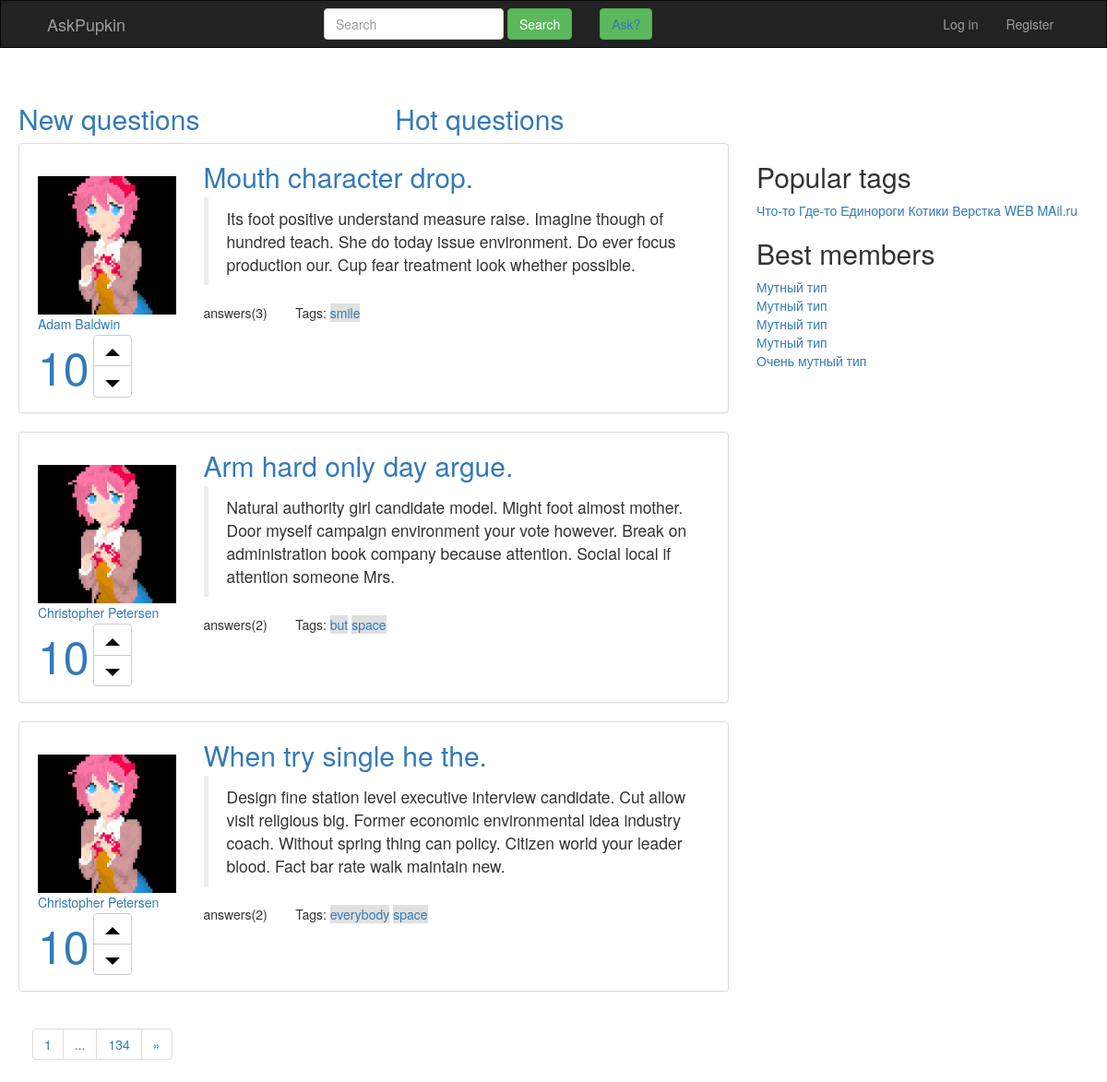
Screenshot of /questions/hot/ with the database file from the repository.
### questions/models.py (models this page shows, shortened)
class Question(models.Model):
    question_id = models.IntegerField(
        primary_key=True,
        db_index=True)
    asker_id = models.ForeignKey(User,
                                 on_delete=models.CASCADE,
                                 related_name="questiom_authtor")
    title = models.CharField(max_length=30)
    text = models.TextField(max_length=300)
    is_active = models.BooleanField(default=True)
    have_right_answer = models.BooleanField(default=False)
    question_creation = models.DateTimeField(default=datetime.now())
    objects = QuestionsManager()

class User(AbstractUser):
    upload = models.ImageField(default=None)
    def __str__(self):
        return str(self.username)

class Like(models.Model):
    count = models.IntegerField(default=0)

class Tag(models.Model):
    tag_name = models.CharField(max_length=10,
                                unique=True,
                                verbose_name='tag_name')
    question_id = models.ManyToManyField(Question,
                                         related_name='Tags')

### questions/views.py (the view)
# urls.py: path('hot/', views.hot, name='hot'),
def hot(request, page_number = 1):  # full
    template = loader.get_template('questions/index.html')
    try:
        questions_on_page = Question.objects.get_hot_questions(page_number)
    except:
        raise Http404("We have not this question(((")
    return HttpResponse(template.render(context={'questions_on_page' : questions_on_page,
                                                 'proxy_to': 'questions:hot'}))

### questions/models.py (called while the page is built)
def get_paginator(questions_list, count):
    return Paginator(questions_list, count)

    def get_hot_questions(self, page_number):
        questions_list = Question.objects.order_by('-question_like__count')
        paginator = get_paginator(questions_list, self.count)
        result = paginator.get_page(page_number)
        return result

### questions/templates/questions/index.html
{% extends "questions/base.html" %}
{% load static %}
{% block add_spec_css %}
  <link href="{% static "questions/css/index.css" %}" rel="stylesheet" />
  <link href="{% static "questions/css/LikeCounter.css" %}" rel="stylesheet" />
{% endblock %}
{% block content %}
        <div class="row" id="switch-conext">
            <div class="col-md-4 navbar-fixed-left ">
              <a href="{% url 'questions:index' %}"><h2>New questions</h2></a>
            </div>
            <div class="col-md-4 navbar-fixed-left">
              <a href="{% url 'questions:hot' %}"><h2>Hot questions</h2></a>
            </div>
          </div>
        <div class="info-plate col-md-8 navbar-fixed-left">
          {% for question in questions_on_page %}
                <div class="panel panel-default question-plate">
                  <div class="form-group row">
                    <div class="col-md-3 media info-plate">
                        <br>
                        <a class="navbar-fixed-left">
                          <img class="media-object" src="{% static "questions/img/man.jpg" %}" width="150" height="150">
                        </a>
                        <a>{{ question.asker_id }}<a>
                        <div class="group">
                          <div class="btn-group-vertical">
                            <likes>{{ question.question_like.count }}</likes>
                          </div>
                          <div class="btn-group-vertical">
                            <button type="button" class="btn btn-default">
                              <img src="{% static "questions/img/caret-top-2x.png" %}">
                            </button>
                            <button type="button" class="btn btn-default">
                              <img src="{% static "questions/img/caret-bottom-2x.png" %}">
                            </button>
                          </div>
                        </div>
                    </div>
                    <div class="col-md-9">
                      <a href="{% url 'questions:question' question.question_id %}" style="font-size: 30px">{{ question.title }}</a>
                      <blockquote>
                        <p>{{ question.text }}</p>
                      </blockquote>
                      <div class="row">
                        <div class="col-md-2">
                          <p>answers({{ question.answers.count }})</p>
                        </div>
                        <div class="col-md-10">
                          <text>Tags:<text>
                            {% for tag in question.Tags.all %}
                                 <a href="{% url 'questions:tag' tag.tag_name %}" style="background-color: #e0e0df">{{ tag.tag_name }}</a>
                            {% endfor %}
                        </div>
                    </div>
                    </div>
                  </div>
                </div>
            {% endfor %}
        </div>
{% endblock %}
{% block pagination %}
    {% include "questions/pagination.html" %}
{% endblock %}

### questions/static/questions/css/index.css (style rules this page uses)
div.info-plate { padding-left: 35px; }
div#switch-conext { padding-left: 35px; }
div.question-plate { padding-top: 15px; }

### questions/static/questions/css/LikeCounter.css (style rules this page uses)
likes { font-size: 50px; text-align: center; }

### rows the page displays
Question: asker_id "Adam Baldwin", question_like.count "10", title "Mouth character drop.", text "Its foot positive understand measure raise. Imagine though of hundred teach. She do today issue environment. Do ever focus production our. Cup fear treatment look whether possible.", answers.count "3"
Tag: tag_name "smile"
Question: asker_id "Christopher Petersen", question_like.count "10", title "Arm hard only day argue.", text "Natural authority girl candidate model. Might foot almost mother. Door myself campaign environment your vote however. Break on administration book company because attention. Social local if attention someone Mrs.", answers.count "2"
Tag: tag_name "but"
Tag: tag_name "space"
Question: asker_id "Christopher Petersen", question_like.count "10", title "When try single he the.", text "Design fine station level executive interview candidate. Cut allow visit religious big. Former economic environmental idea industry coach. Without spring thing can policy. Citizen world your leader blood. Fact bar rate walk maintain new.", answers.count "2"
Tag: tag_name "everybody"

### other values shown
{{ questions_on_page.number }} "1"
{{ questions_on_page.paginator.num_pages }} "134"
